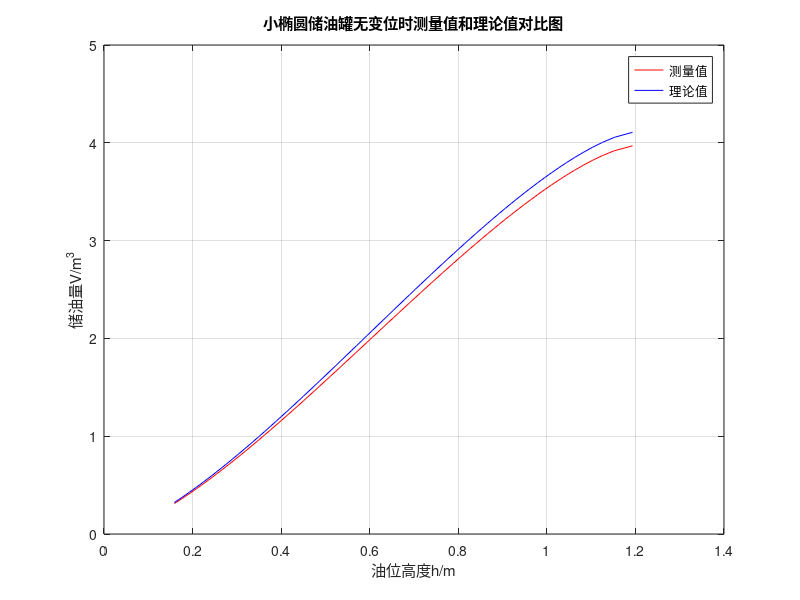

Source code (MATLAB):
%小椭圆储油罐无变位时进油测量值和理论值对比
clc;clear;
v1=[50:50:2050 ...
    2053.83 2103.83 2105.06 2155.06 2205.06 2255.06 2305.06 2355.06 2404.98 ...
    2406.83:50:2906.83 2906.91:50:3706.91]; %无变位累计进油量/L
v1=(262+v1)/1000;
h=[159.02 176.14 192.59 208.50 223.93 238.97 253.66 268.04 282.16 296.03 ...
309.69 323.15 336.44 349.57 362.56 375.42 388.16 400.79 413.32 425.76   ...
438.12 450.40 462.62 474.78 486.89 498.95 510.97 522.95 534.90 546.82   ...
558.72 570.61 582.48 594.35 606.22 618.09 629.96 641.85 653.75 665.67   ...
677.63 678.54 690.53 690.82 702.85 714.91 727.03 739.19 751.42 763.70   ...
764.16 776.53 788.99 801.54 814.19 826.95 839.83 852.84 866.00 879.32   ...
892.82 892.84 906.53 920.45 934.61 949.05 963.80 978.91 994.43 1010.43  ...
1026.99 1044.25 1062.37 1081.59 1102.33 1125.32 1152.36 1193.49]';   %无变位油位高度/mm
h=h/1000;
v2=5/9*(-13083/10000*(18/25-3/5*h).^(1/2).*h+4361/2000*(18/25-3/5*h).^(1/2).*h.^2+39249/125000*15^(1/2)*asin(1/6*30^(1/2)*h.^(1/2)).*h.^(1/2))./h.^(1/2)*15^(1/2);
plot(h,v1,'r',h,v2,'b','markersize',4)
xlabel('油位高度h/m')
ylabel('储油量V/m^3')
title('小椭圆储油罐无变位时测量值和理论值对比图')
legend('测量值','理论值')
grid on

k=v1./v2;